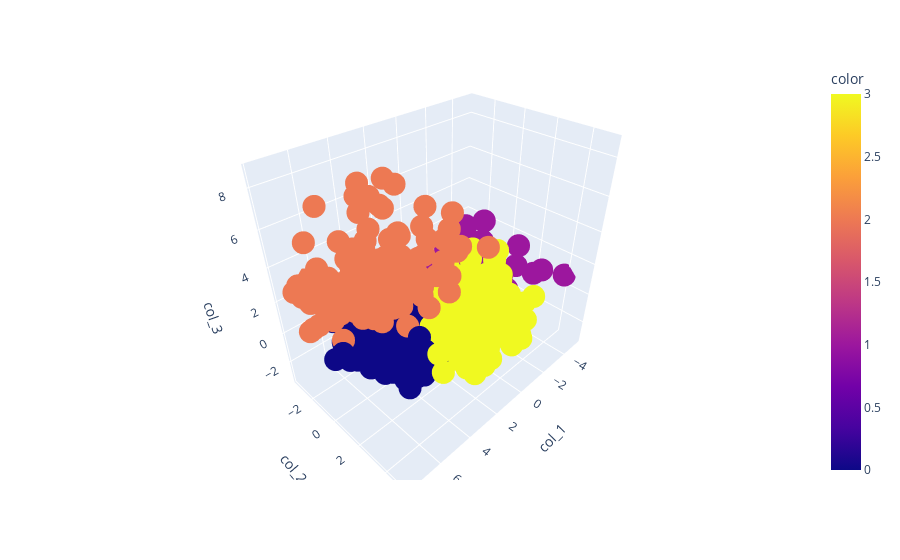

Notebook cell for this chart:
### Code cell
px.scatter_3d(data_frame=pca_data, x = 'col_1', y='col_2',
              z = 'col_3',color=clusters)

### Figure 1 — Plotly figure (JSON) as saved in the notebook; plotly's stock layout.template omitted (floating-point values rounded to 4 significant figures; data arrays with more than 128 entries replaced by an {"elided": "..."} marker saying what was removed)
{"data": [{"hovertemplate": "col_1=%{x}<br>col_2=%{y}<br>col_3=%{z}<br>color=%{marker.color}<extra></extra>", "legendgroup": "", "marker": {"color": {"elided": "2216 int values"}, "coloraxis": "coloraxis", "symbol": "circle"}, "mode": "markers", "name": "", "scene": "scene", "showlegend": false, "type": "scatter3d", "x": {"elided": "2216 float values"}, "y": {"elided": "2216 float values"}, "z": {"elided": "2216 float values"}}], "layout": {"coloraxis": {"colorbar": {"title": {"text": "color"}}, "colorscale": [[0, "#0d0887"], [0.1111, "#46039f"], [0.2222, "#7201a8"], [0.3333, "#9c179e"], [0.4444, "#bd3786"], [0.5556, "#d8576b"], [0.6667, "#ed7953"], [0.7778, "#fb9f3a"], [0.8889, "#fdca26"], [1, "#f0f921"]]}, "legend": {"tracegroupgap": 0}, "margin": {"t": 60}, "scene": {"domain": {"x": [0, 1], "y": [0, 1]}, "xaxis": {"title": {"text": "col_1"}}, "yaxis": {"title": {"text": "col_2"}}, "zaxis": {"title": {"text": "col_3"}}}}}
